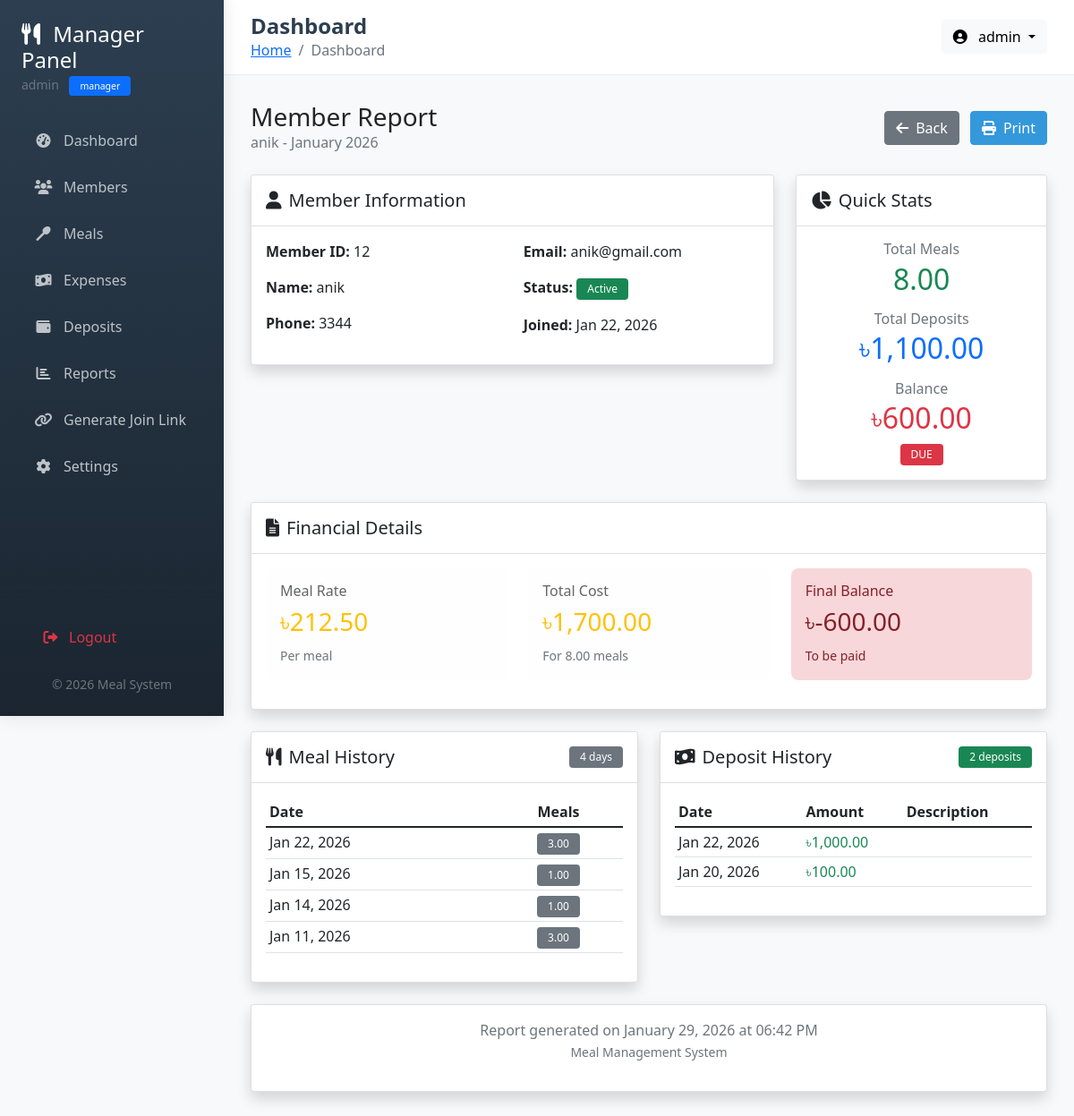
Page /manager/member_report.php?member_id=12 (signed in) on the committed database.
### tables this page shows
CREATE TABLE `members` (
  `member_id` int(11) NOT NULL,
  `name` varchar(100) NOT NULL,
  `phone` varchar(20) DEFAULT NULL,
  `email` varchar(100) DEFAULT NULL,
  `join_date` date NOT NULL,
  `status` enum('active','inactive') DEFAULT 'active',
  `created_by` int(11) DEFAULT NULL,
  `join_token` varchar(100) DEFAULT NULL,
  `token_expiry` datetime DEFAULT NULL,
  `created_at` timestamp NOT NULL DEFAULT current_timestamp()
);

CREATE TABLE `meals` (
  `meal_id` int(11) NOT NULL,
  `member_id` int(11) NOT NULL,
  `meal_date` date NOT NULL,
  `meal_count` decimal(4,2) NOT NULL DEFAULT 0.00,
  `created_at` timestamp NOT NULL DEFAULT current_timestamp(),
  `created_by` int(11) DEFAULT NULL,
  `updated_by` int(11) DEFAULT NULL,
  `updated_at` timestamp NULL DEFAULT NULL ON UPDATE current_timestamp()
);

CREATE TABLE `deposits` (
  `deposit_id` int(11) NOT NULL,
  `member_id` int(11) NOT NULL,
  `amount` decimal(10,2) NOT NULL,
  `deposit_date` date NOT NULL,
  `description` varchar(255) DEFAULT NULL,
  `created_by` int(11) DEFAULT NULL,
  `created_at` timestamp NOT NULL DEFAULT current_timestamp(),
  `updated_at` timestamp NULL DEFAULT NULL
);

### manager/member_report.php (the view, shortened to what the rows shown need)
<?php
require_once '../includes/functions.php';
require_once '../includes/header.php';
$functions = new Functions();
$member_id = isset($_GET['member_id']) ? intval($_GET['member_id']) : 0;
$month = isset($_GET['month']) ? intval($_GET['month']) : date('m');
$year = isset($_GET['year']) ? intval($_GET['year']) : date('Y');
$month_name = date('F', mktime(0, 0, 0, $month, 1));
$member = null;
try {
    $member = $functions->getMember($member_id);
} catch (Exception $e) {
    echo "";
}
$member_report = null;
$meals = [];
$deposits = [];
try {
    $monthly_report = $functions->calculateMonthlyReport($month, $year);
    if (!empty($monthly_report)) {
        foreach ($monthly_report as $report) {
            if ($report['member_id'] == $member_id) {
                $member_report = $report;
                break;
            }
        }
    }
    $meals = $functions->getMemberMeals($member_id, $month, $year);
    $deposits = $functions->getMemberDeposits($member_id, $month, $year);
} catch (Exception $e) {
    echo "";
}
?>
<div class="row">
    <div class="col-12">
        <div class="row mb-4">
            <div class="col-12">
                <div class="d-flex justify-content-between align-items-center">
                    <div>
                        <h1 class="h3 mb-0">Member Report</h1>
                        <p class="text-muted mb-0"><?php echo htmlspecialchars($member['name']); ?> - <?php echo $month_name . ' ' . $year; ?></p>
                    </div>
                </div>
            </div>
        </div>
        <div class="row mb-4">
            <div class="col-md-8">
                <div class="card shadow">
                    <div class="card-body">
                        <div class="row">
                            <div class="col-md-6">
                                <p><strong>Member ID:</strong> <?php echo $member['member_id']; ?></p>
                                <p><strong>Name:</strong> <?php echo htmlspecialchars($member['name']); ?></p>
                                <p><strong>Phone:</strong> <?php echo $member['phone'] ?? 'Not provided'; ?></p>
                            </div>
                            <div class="col-md-6">
                                <p><strong>Email:</strong> <?php echo $member['email'] ?? 'Not provided'; ?></p>
                                <p><strong>Status:</strong>
                                    <span class="badge bg-<?php echo ($member['status'] ?? 'active') == 'active' ? 'success' : 'secondary'; ?>">
                                        <?php echo ucfirst($member['status'] ?? 'active'); ?>
                                    </span>
                                </p>
                                <p><strong>Joined:</strong> <?php echo date('M d, Y', strtotime($member['join_date'] ?? date('Y-m-d'))); ?></p>
                            </div>
                        </div>
                    </div>
                </div>
            </div>
            <div class="col-md-4">
                <div class="card shadow">
                    <div class="card-body text-center">
                        <?php if ($member_report): ?>
                        <div class="mb-3">
                            <h2 class="text-success"><?php echo number_format($member_report['total_meals'], 2); ?></h2>
                        </div>
                        <div class="mb-3">
                            <h2 class="text-primary"><?php echo $functions->formatCurrency($member_report['total_deposits']); ?></h2>
                        </div>
                        <div>
                            <h2 class="<?php echo $member_report['balance'] >= 0 ? 'text-success' : 'text-danger'; ?>">
                                <?php echo $functions->formatCurrency(abs($member_report['balance'])); ?>
                            </h2>
                        </div>
                        <?php else: ?>
                        <p class="text-muted">No data available</p>
                        <?php endif; ?>
                    </div>
                </div>
            </div>
        </div>
        <?php if ($member_report): ?>
        <div class="row mb-4">
            <div class="col-md-6">
                <div class="card shadow">
                    <div class="card-body">
                        <?php if (!empty($meals)): ?>
                        <div class="table-responsive">
                            <table class="table table-sm table-hover">
                                <thead>
                                    <tr>
                                        <th>Date</th>
                                        <th class="text-center">Meals</th>
                                    </tr>
                                </thead>
                                <tbody>
                                    <?php foreach ($meals as $meal): ?>
                                    <tr>
                                        <td><?php echo date('M d, Y', strtotime($meal['meal_date'])); ?></td>
                                        <td class="text-center">
                                            <span class="badge bg-secondary"><?php echo number_format($meal['meal_count'], 2); ?></span>
                                        </td>
                                    </tr>
                                    <?php endforeach; ?>
                                </tbody>
                            </table>
                        </div>
                        <?php else: ?>
                        <p class="text-muted text-center py-3">No meals recorded</p>
                        <?php endif; ?>
                    </div>
                </div>
            </div>
            <div class="col-md-6">
                <div class="card shadow">
                    <div class="card-body">
                        <?php if (!empty($deposits)): ?>
                        <div class="table-responsive">
                            <table class="table table-sm table-hover">
                                <thead>
                                    <tr>
                                        <th>Date</th>
                                        <th>Amount</th>
                                        <th>Description</th>
                                    </tr>
                                </thead>
                                <tbody>
                                    <?php foreach ($deposits as $deposit): ?>
                                    <tr>
                                        <td><?php echo date('M d, Y', strtotime($deposit['deposit_date'])); ?></td>
                                        <td class="text-success"><?php echo $functions->formatCurrency($deposit['amount']); ?></td>
                                        <td><?php echo htmlspecialchars($deposit['description']); ?></td>
                                    </tr>
                                    <?php endforeach; ?>
                                </tbody>
                            </table>
                        </div>
                        <?php else: ?>
                        <p class="text-muted text-center py-3">No deposits recorded</p>
                        <?php endif; ?>
                    </div>
                </div>
            </div>
        </div>
        <?php endif; ?>
    </div>
</div>
<?php
require_once '../includes/footer.php';
?>

### rows in the picture
members: name "anik", member_id "12", phone "3344", email "anik@gmail.com", status "Active"
meals: meal_date "Jan 22, 2026", meal_count "3.00"
meals: meal_date "Jan 15, 2026", meal_count "1.00"
meals: meal_date "Jan 14, 2026", meal_count "1.00"
meals: meal_date "Jan 11, 2026", meal_count "3.00"
deposits: deposit_date "Jan 22, 2026", amount "৳1,000.00"
deposits: deposit_date "Jan 20, 2026", amount "৳100.00"

### other values in the picture
$_SESSION['username'] "admin"
$_SESSION['role'] "manager"
$page_title "Dashboard"
$month_name "January"
$year "2026"
$member_report['total_meals'] "8.00"
$functions->formatCurrency($member_report['total_deposits']) "৳1,100.00"
$functions->formatCurrency(abs($member_report['balance'])) "৳600.00"
$functions->formatCurrency($member_report['meal_rate']) "৳212.50"
$functions->formatCurrency($member_report['member_cost']) "৳1,700.00"
$functions->formatCurrency($member_report['balance']) "৳-600.00"
count($meals) "4"
count($deposits) "2"
